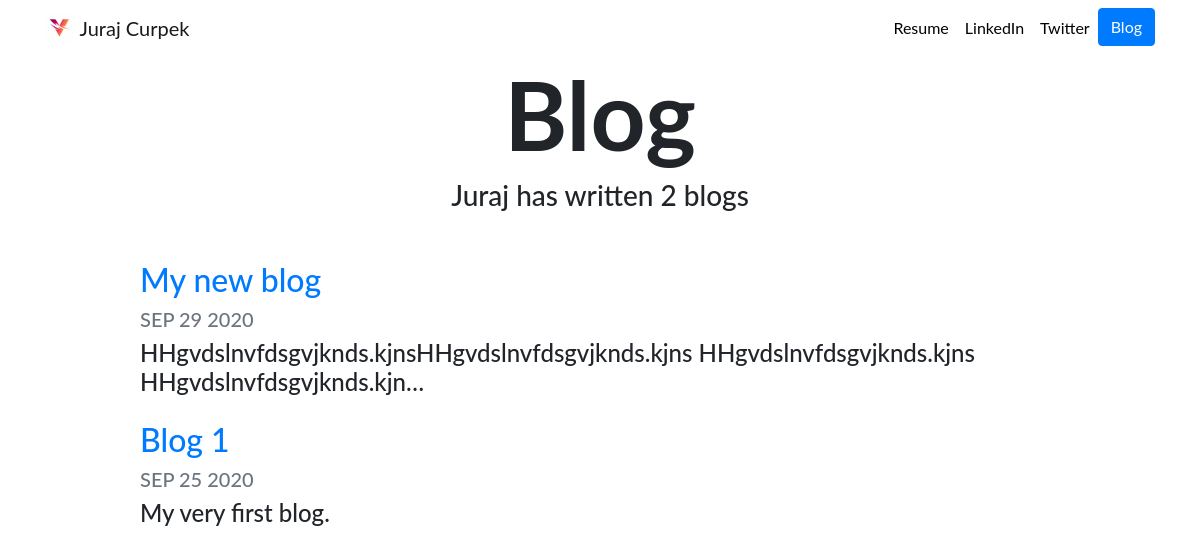
/blog/, run on an earlier commit of the app's database.
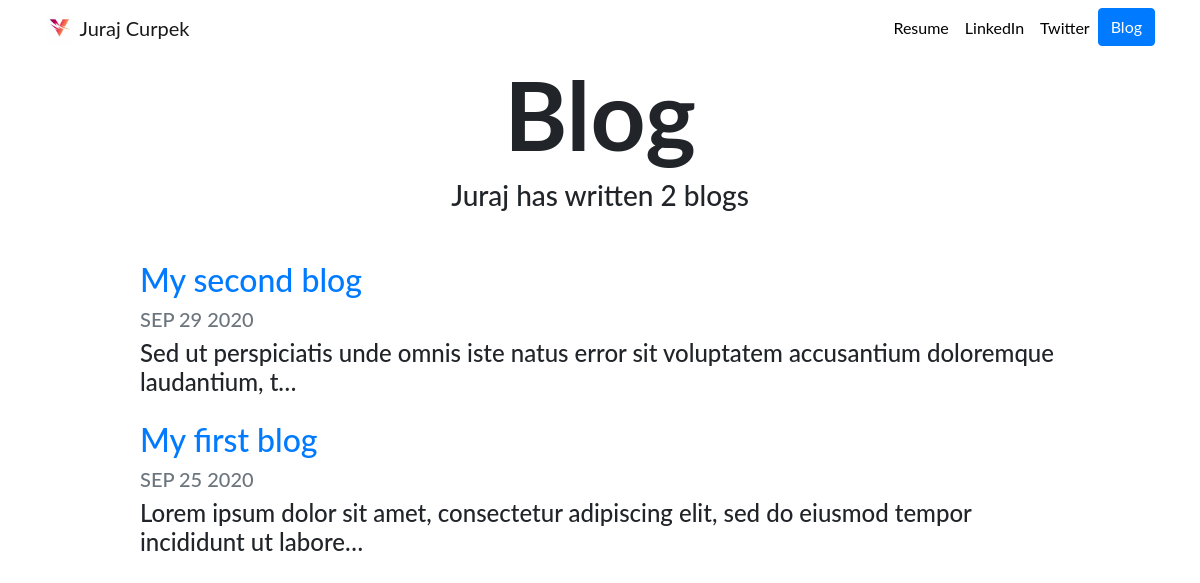
And on a later commit of the database.
### blog/models.py (models this page shows, shortened)
class Blog(models.Model):
	title=models.CharField(max_length=200)
	description=models.TextField()
	date=models.DateField()

### blog/views.py (the view)
# urls.py: path('', views.all_blogs, name='all_blogs'),
def all_blogs(request):
	blogs=Blog.objects.order_by('-date')
	return render(request, 'blog/all_blogs.html', {'blogs':blogs})

### blog/templates/blog/all_blogs.html
{% extends "portfolio/base.html" %}
{% load static %}
{% block content %}
<h1 id="blogtitle" class="font-weight-bold text-center">Blog</h1>
<h3 class="text-center mb-5">Juraj has written {{ blogs.count }} blog{{ blogs.count|pluralize }}</h3>
{% for blog in blogs %}
<div class="row justify-content-center my-3">
  <div class="col-md-10">
    <a href="{% url 'blog:detail' blog.id %}">
      <h2>{{ blog.title }}</h2>
    </a>
    <h5 class="text-muted">{{ blog.date|date:'M d Y'|upper }}</h5>
    <h4>{{ blog.description|striptags|truncatechars:100 }}</h4>
  </div>
</div>
{% endfor %}
{% endblock %}

What changed in the data, as far as the page shows it:
changed Blog: title "My new blog" → "My second blog"; description "HHgvdslnvfdsgvjknds.kjnsHHgvdslnvfdsgvjknds.kjns HHgvdslnvfdsgvjknds.kjns HHgvdslnvfdsgvjknds.kjn…" → "Sed ut perspiciatis unde omnis iste natus error sit voluptatem accusantium doloremque laudantium, t…"
changed Blog: title "Blog 1" → "My first blog"; description "My very first blog." → "Lorem ipsum dolor sit amet, consectetur adipiscing elit, sed do eiusmod tempor incididunt ut labore…"
